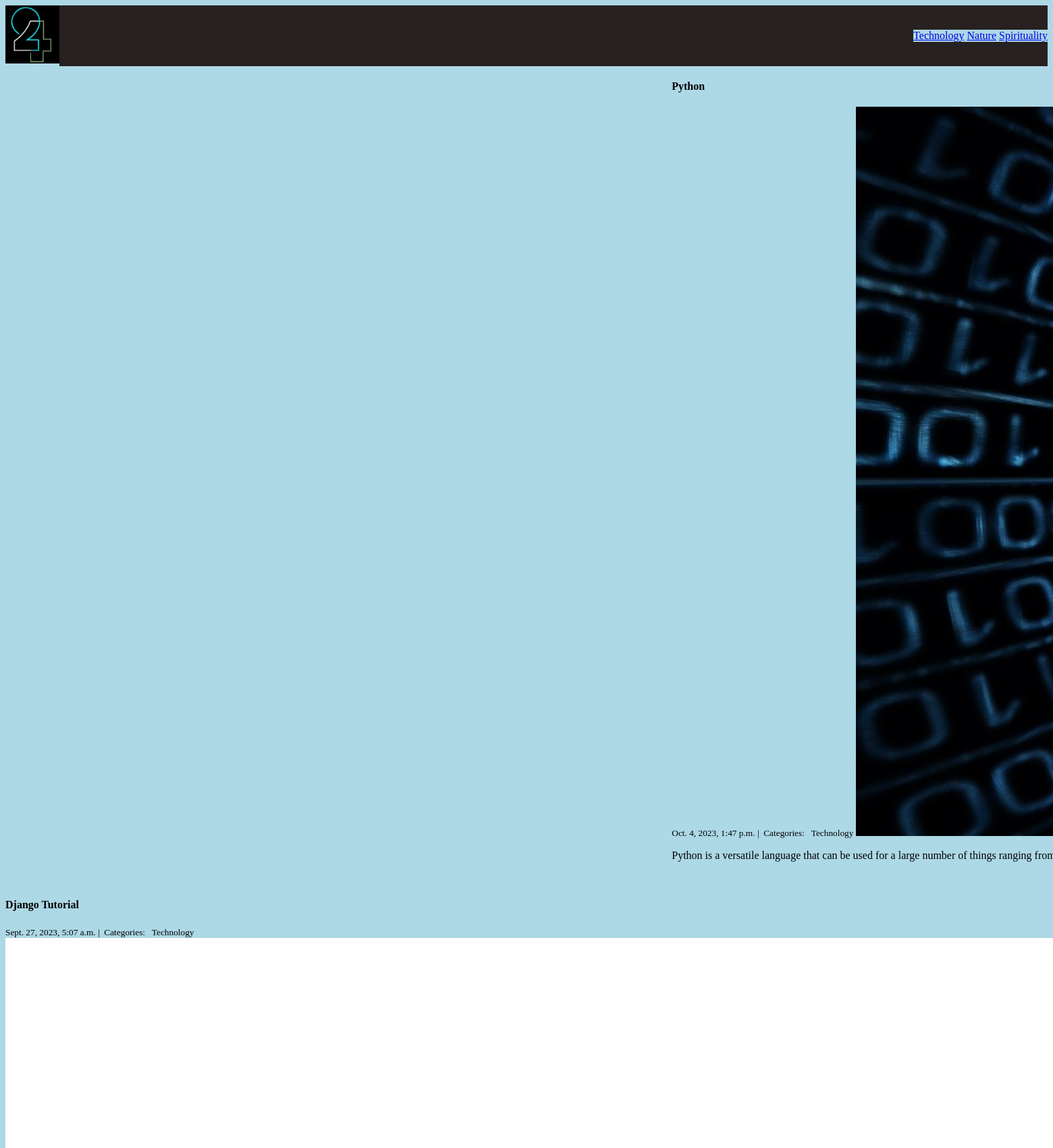
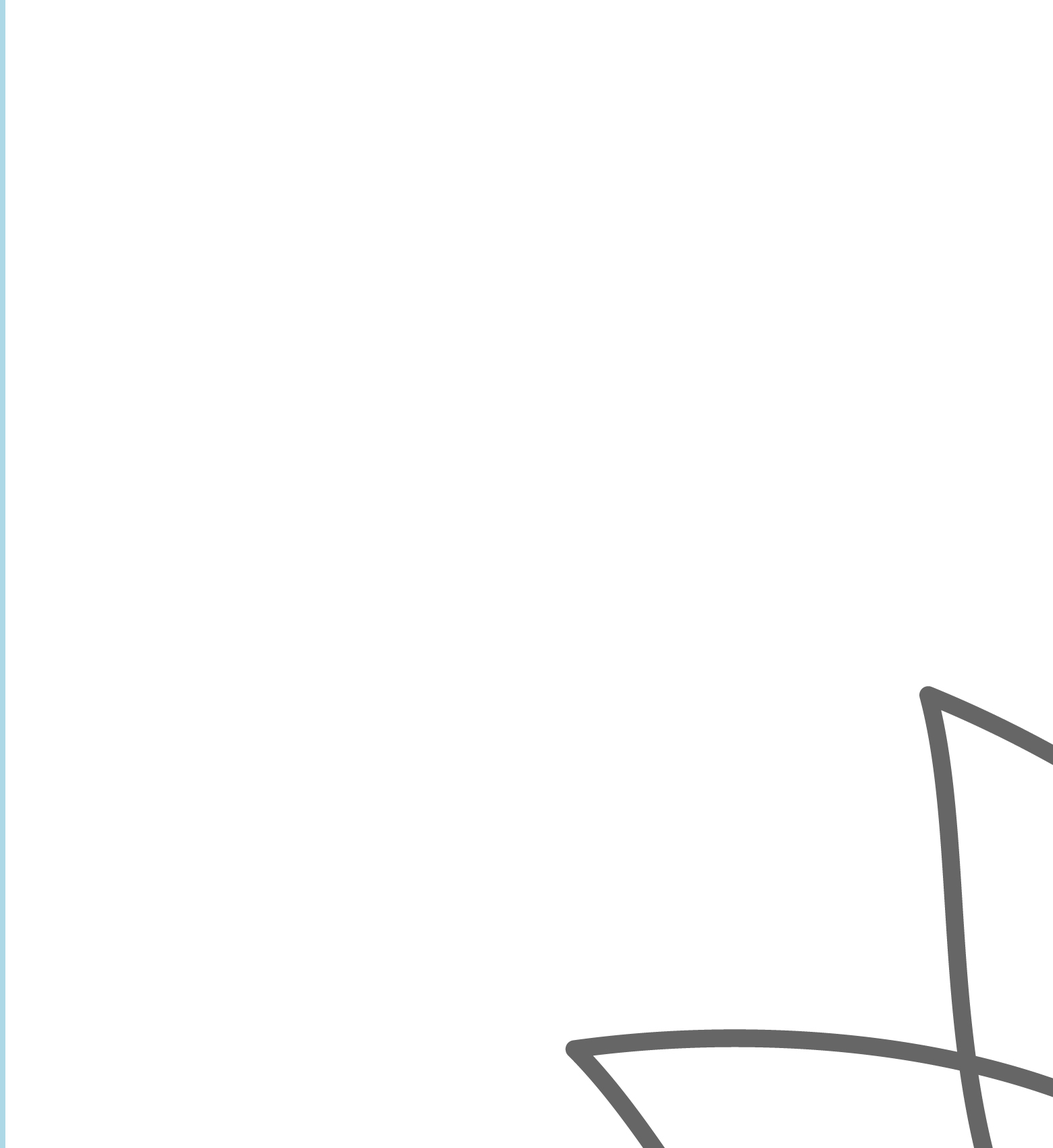
/Technology/ (upper part), run on the app's committed database (2 pictures, top to bottom).
### blog/models.py (models this page shows, shortened)
class Category(models.Model):
    name = models.CharField(max_length=20)
    def __str__(self):
        return self.name
    class Meta:
        verbose_name_plural = 'Categories'

class Post(models.Model):
    author = models.ForeignKey(User, on_delete=models.PROTECT)
    category = models.ManyToManyField('Category', related_name='posts')
    title = models.CharField(max_length=80)
    body = models.TextField()
    image = models.ImageField(upload_to='uploads/')
    pub_date = models.DateTimeField(auto_now_add=True)
    mod_date = models.DateTimeField(auto_now=True)
    class Meta:
        ordering = ('-pub_date',)

### blog/views.py (the view)
# urls.py: path('<category>/', views.category_view, name="category"),
def category_view(request, category):
    posts = Post.objects.filter(
        category__name__contains=category
    )
    context = {
        'category' : category,
        'posts' : posts
    }
    return render(request, "category_view.html", context)

### blog/templatetags/menu.py (called while the page is built)
@register.inclusion_tag('menu.html')
def menu():
    categories = Category.objects.all()
    return {'categories': categories}

### blog/templates/category_view.html
{% extends 'base.html' %}
{% block content %}
    <div class="container">
        <div class="row">
            {%for post in posts %}
                <div class="col">
                    <h4>{{ post.title}}</h4>
                    <small>
                        {{post.pub_date}} |&nbsp;
                        Categories: &nbsp;
                        {% for category in post.category.all %}
                            {{category}}
                        {% endfor %}
                    </small>
                    <img src="{{post.image.url}}" alt="img">
                    <p>
                        {{ post.body | slice:":200"}}...
                    </p>
                </div>
            {% endfor %}
        </div>
    </div>
{% endblock %}

### blog/templates/menu.html
{% for category in categories %}
    <a href="{% url 'category' category %}">{{category.name}}</a>
{% endfor %}

### blog/static/css/style.css (style rules this page uses)
* { background-color: lightblue; box-sizing: border-box; }
.row { display: grid; grid-template-columns: auto auto auto; justify-items: center; }

### data on the page
Category: name "Technology"
Category: name "Nature"
Category: name "Spirituality"
Post: title "Python", pub_date "Oct. 4, 2023, 1:47 p.m.", image (picture), body "Python is a versatile language that can be used for a large number of things ranging…"
Post: title "Django Tutorial", pub_date "Sept. 27, 2023, 5:07 a.m.", image (picture)
